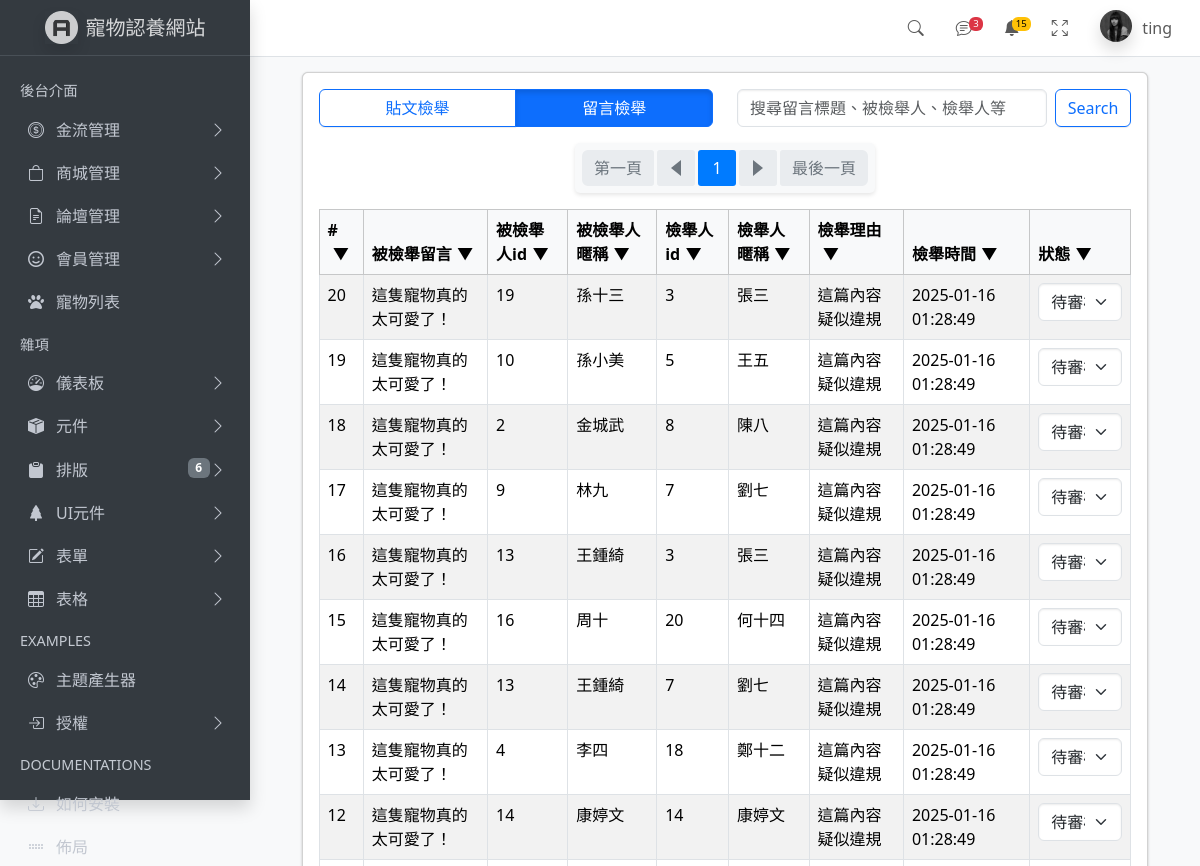
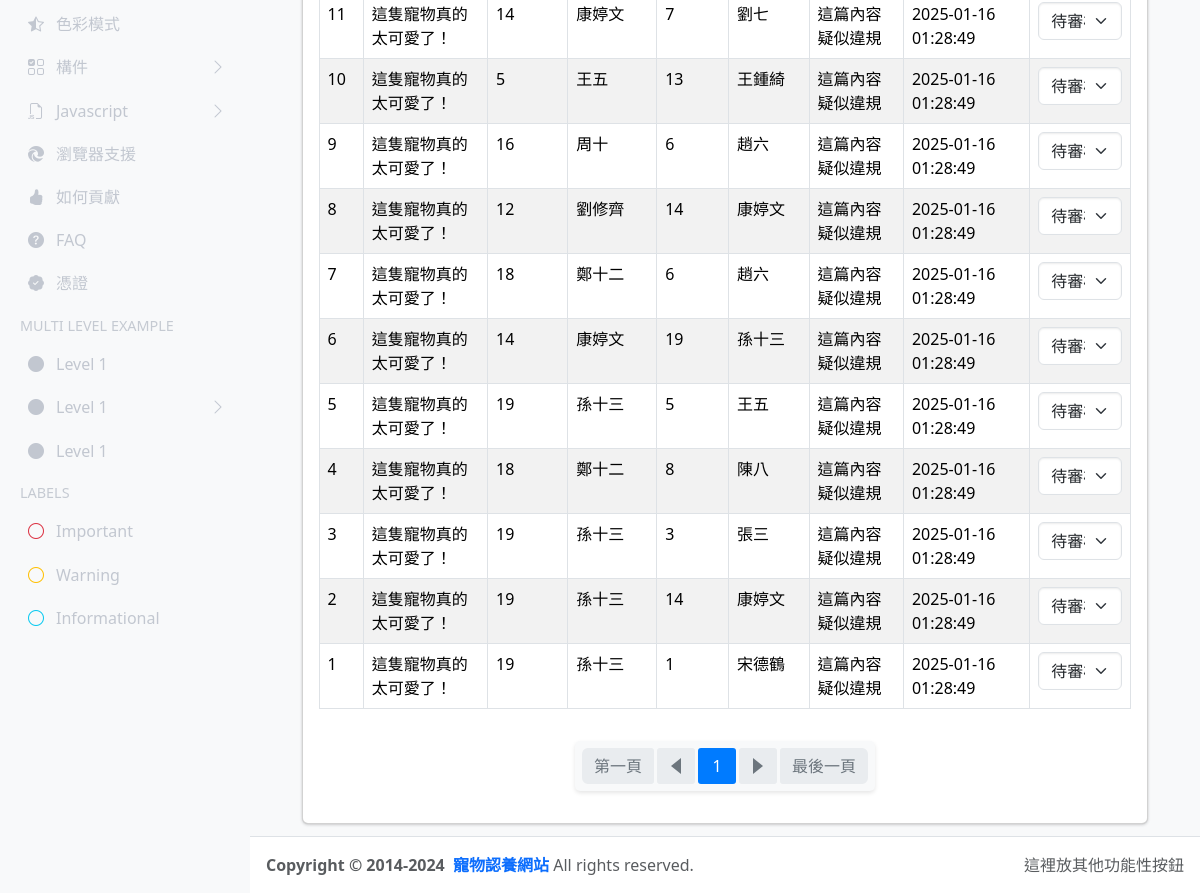
Screenshot of /dist/pages/forums/report_comment.php (signed in) with the database file from the repository (2 pictures, top to bottom).
### tables this page shows
CREATE TABLE `reports` (
  `id` int NOT NULL,
  `target_table` enum('post','comment') NOT NULL,
  `target_id` int NOT NULL,
  `reporter_id` int NOT NULL,
  `reason` text NOT NULL,
  `status` enum('待審核','審核通過','審核駁回') DEFAULT '待審核',
  `created_at` timestamp NULL DEFAULT CURRENT_TIMESTAMP
);

CREATE TABLE `comments` (
  `id` int NOT NULL,
  `body` text NOT NULL,
  `post_id` int NOT NULL,
  `user_id` int NOT NULL,
  `likes_count` int DEFAULT '0',
  `status` enum('已留言','被檢舉','已刪除') NOT NULL DEFAULT '已留言',
  `created_at` timestamp NULL DEFAULT CURRENT_TIMESTAMP,
  `updated_at` timestamp NULL DEFAULT CURRENT_TIMESTAMP ON UPDATE CURRENT_TIMESTAMP
);

CREATE TABLE `users` (
  `user_id` int NOT NULL,
  `user_email` varchar(255) NOT NULL,
  `user_password` varchar(255) NOT NULL,
  `user_name` varchar(255) NOT NULL,
  `user_number` varchar(255) NOT NULL,
  `user_address` varchar(255) NOT NULL,
  `user_birthday` date DEFAULT NULL,
  `user_level` varchar(255) DEFAULT NULL,
  `profile_picture` varchar(255) DEFAULT NULL,
  `user_status` varchar(255) DEFAULT NULL
);

### dist/pages/forums/report_comment.php (the view, shortened to what this page needs)
<?php require __DIR__ . '/../parts/init.php';
$perPage = 25;
$page = isset($_GET['page']) ? intval($_GET['page']) : 1;
$qs = [];
$keyword = isset($_GET['keyword']) ? $_GET['keyword'] : '';
$qs['keyword'] = $keyword;
$where = ' WHERE 1 ';
$t_sql = "SELECT COUNT(1) FROM reports
          JOIN comments ON reports.target_id = comments.id
          JOIN users ON comments.user_id = users.user_id
          JOIN users AS reporters ON reports.reporter_id = reporters.user_id
          $where";
$totalRows = $pdo->query($t_sql)->fetch(PDO::FETCH_NUM)[0];
$totalPages = ceil($totalRows / $perPage);
$rows = [];
if ($totalRows > 0) {
  $sql = sprintf(
    "SELECT reports.*, comments.user_id AS reports_user_id, comments.body AS reports_body, users.user_name AS reports_user_name, reporters.user_name AS target_name
    FROM reports
    JOIN comments ON reports.target_id = comments.id
    JOIN users ON comments.user_id = users.user_id
    JOIN users AS reporters ON reports.reporter_id = reporters.user_id
    %s
    ORDER BY reports.created_at DESC, reports.id DESC
    LIMIT %s, %s",
    $where,
    ($page - 1) * $perPage,
    $perPage
  );
  $rows = $pdo->query($sql)->fetchAll();
}
$pageRange = 2;
$startPage = max($page - $pageRange, 1);
$endPage = min($page + $pageRange, $totalPages);
?>
<?php include ROOT_PATH . 'dist/pages/parts/head.php' ?>
<body class="layout-fixed sidebar-expand-lg bg-body-tertiary">
  <div class="app-wrapper">
    <?php include ROOT_PATH . 'dist/pages/parts/navbar.php' ?>
    <?php include ROOT_PATH . 'dist/pages/parts/sidebar.php' ?>
    <br>
    <main class="app-main pt-5">
      <div class="container-fluid">
        <div class="row justify-content-center">
          <div class="col-lg-11 col-xl-11">
            <div class="card">
              <div class="card-body">
                <div class="row mb-3">
                  <div class="col-md-6 mb-2 mb-md-0">
                    <div class="btn-group w-100" role="group" aria-label="Report type">
                      <a href="/midtern/dist/pages/forums/report.php" class="btn btn-outline-primary">貼文檢舉</a>
                      <a href="/midtern/dist/pages/forums/report_comment.php" class="btn btn-outline-primary active">留言檢舉</a>
                    </div>
                  </div>
                  <div class="col-md-6">
                    <form class="d-flex" role="search" id="searchForm">
                      <input class="form-control me-2"
                        id="searchInput"
                        name="keyword"
                        value="<?= empty($_GET['keyword']) ? '' : htmlentities($_GET['keyword']) ?>"
                        type="search" placeholder="搜尋留言標題、被檢舉人、檢舉人等" aria-label="Search">
                      <button class="btn btn-outline-primary" type="submit">Search</button>
                    </form>
                  </div>
                </div>
                <div class="d-flex justify-content-center mt-3">
                  <nav aria-label="Page navigation" class="custom-pagination">
                    <ul class="pagination">
                      <li class="page-item <?= $page == 1 ? 'disabled' : '' ?>">
                        <a class="page-link" href="?<?php $qs['page'] = 1;
                                                    echo http_build_query($qs); ?>" aria-label="First">第一頁</a>
                      </li>
                      <li class="page-item <?= $page == 1 ? 'disabled' : '' ?>">
                        <a class="page-link prev-page" href="?<?php $qs['page'] = max(1, $page - 1);
                                                              echo http_build_query($qs); ?>" aria-label="Previous">
                          <span class="triangle-left"></span>
                        </a>
                      </li>
                      <?php for ($i = $startPage; $i <= $endPage; $i++): ?>
                        <li class="page-item <?= $i == $page ? 'active' : '' ?>">
                          <a class="page-link" href="?<?php $qs['page'] = $i;
                                                      echo http_build_query($qs); ?>"><?= $i ?></a>
                        </li>
                      <?php endfor; ?>
                      <li class="page-item <?= $page == $totalPages ? 'disabled' : '' ?>">
                        <a class="page-link next-page" href="?<?php $qs['page'] = min($totalPages, $page + 1);
                                                              echo http_build_query($qs); ?>" aria-label="Next">
                          <span class="triangle-right"></span>
                        </a>
                      </li>
                      <li class="page-item <?= $page == $totalPages ? 'disabled' : '' ?>">
                        <a class="page-link" href="?<?php $qs['page'] = $totalPages;
                                                    echo http_build_query($qs); ?>" aria-label="Last">最後一頁</a>
                      </li>
                    </ul>
                  </nav>
                </div>
                <div class="table-responsive">
                  <table class="table table-bordered table-striped table-hover">
                    <thead class="table-light">
                      <tr>
                        <th>#<span class="sort-icon" data-column="id"></span></th>
                        <th>被檢舉留言<span class="sort-icon" data-column="reports_body"></span></th>
                        <th>被檢舉人id<span class="sort-icon" data-column="reports_user_id"></span></th>
                        <th>被檢舉人暱稱<span class="sort-icon" data-column="reports_user_name"></span></th>
                        <th>檢舉人id<span class="sort-icon" data-column="reporter_id"></span></th>
                        <th>檢舉人暱稱<span class="sort-icon" data-column="target_name"></span></th>
                        <th>檢舉理由<span class="sort-icon"></span></th>
                        <th>檢舉時間<span class="sort-icon" data-column="created_at"></span></th>
                        <th>狀態<span class="sort-icon" data-column="status"></span></th>
                      </tr>
                    </thead>
                    <tbody>
                      <?php foreach ($rows as $r): ?>
                        <tr>
                          <td><?= $r['id'] ?></td>
                          <td><?= htmlentities($r['reports_body']) ?></td>
                          <td><?= htmlentities($r['reports_user_id']) ?></td>
                          <td><?= htmlentities($r['reports_user_name']) ?></td>
                          <td><?= htmlentities($r['reporter_id']) ?></td>
                          <td><?= htmlentities($r['target_name']) ?></td>
                          <td><?= htmlentities($r['reason']) ?></td>
                          <td><?= htmlentities($r['created_at']) ?></td>
                          <td>
                            <select class="form-select status-select" data-id="<?= $r['id'] ?>">
                              <option value="待審核" <?= $r['status'] == '待審核' ? 'selected' : '' ?>>待審核</option>
                            </select>
                          </td>
                        </tr>
                      <?php endforeach; ?>
                    </tbody>
                  </table>
                </div>
                <div class="d-flex justify-content-center mt-3">
                  <nav aria-label="Page navigation" class="custom-pagination">
                    <ul class="pagination">
                      <li class="page-item <?= $page == 1 ? 'disabled' : '' ?>">
                        <a class="page-link" href="?<?php $qs['page'] = 1;
                                                    echo http_build_query($qs); ?>" aria-label="First">第一頁</a>
                      </li>
                      <li class="page-item <?= $page == 1 ? 'disabled' : '' ?>">
                        <a class="page-link prev-page" href="?<?php $qs['page'] = max(1, $page - 1);
                                                              echo http_build_query($qs); ?>" aria-label="Previous">
                          <span class="triangle-left"></span>
                        </a>
                      </li>
                      <?php for ($i = $startPage; $i <= $endPage; $i++): ?>
                        <li class="page-item <?= $i == $page ? 'active' : '' ?>">
                          <a class="page-link" href="?<?php $qs['page'] = $i;
                                                      echo http_build_query($qs); ?>"><?= $i ?></a>
                        </li>
                      <?php endfor; ?>
                      <li class="page-item <?= $page == $totalPages ? 'disabled' : '' ?>">
                        <a class="page-link next-page" href="?<?php $qs['page'] = min($totalPages, $page + 1);
                                                              echo http_build_query($qs); ?>" aria-label="Next">
                          <span class="triangle-right"></span>
                        </a>
                      </li>
                      <li class="page-item <?= $page == $totalPages ? 'disabled' : '' ?>">
                        <a class="page-link" href="?<?php $qs['page'] = $totalPages;
                                                    echo http_build_query($qs); ?>" aria-label="Last">最後一頁</a>
                      </li>
                    </ul>
                  </nav>
                </div>
              </div>
            </div>
          </div>
        </div>
      </div>
    </main>
    <?php include ROOT_PATH . 'dist/pages/parts/footer.php' ?>
  </div>
</body>
</html>

### dist/pages/forums/report_comment.php (style rules this page uses)
.custom-pagination .pagination { display: inline-flex; flex-wrap: wrap; justify-content: center; background-color: #f8f9fa; padding: 5px; border-radius: 5px; box-shadow: 0 2px 4px rgba(0, 0, 0, 0.1); }
.custom-pagination .page-item { margin: 2px; }
.custom-pagination .page-link { border: none; color: #495057; border-radius: 3px; padding: 6px 12px; display: flex; align-items: center; justify-content: center; transition: all 0.3s ease; min-width: 38px; text-align: center; }
.custom-pagination .page-item.active .page-link, .custom-pagination .page-link:hover:not(.disabled) { background-color: #007bff; color: #fff; }
.custom-pagination .page-item.disabled .page-link { color: #6c757d; pointer-events: none; background-color: #e9ecef; }
.triangle-left, .triangle-right { width: 0; height: 0; border-top: 8px solid transparent; border-bottom: 8px solid transparent; position: relative; top: 0px; }
.triangle-left { border-right: 10px solid #495057; }
.triangle-right { border-left: 10px solid #495057; }
.page-item.disabled .triangle-left { border-right-color: #6c757d; }
.page-item.disabled .triangle-right { border-left-color: #6c757d; }
.prev-page, .next-page { padding: 6px 8px; display: flex; align-items: center; justify-content: center; height: 100%; }
.sort-icon { display: inline-block; margin-left: 5px; cursor: pointer; color: black; user-select: none; }
.sort-icon:not(.asc)::after { content: '▼'; }

### rows the page displays
reports: id "20", comments.body "這隻寵物真的太可愛了！", comments.user_id "19", users.user_name "孫十三", reporter "3", reporter.user_name "張三", reason "這篇內容疑似違規", created_at "2025-01-16 01:28:49", status+id "待審核"
reports: id "19", comments.body "這隻寵物真的太可愛了！", comments.user_id "10", users.user_name "孫小美", reporter "5", reporter.user_name "王五", reason "這篇內容疑似違規", created_at "2025-01-16 01:28:49", status+id "待審核"
reports: id "18", comments.body "這隻寵物真的太可愛了！", comments.user_id "2", users.user_name "金城武", reporter "8", reporter.user_name "陳八", reason "這篇內容疑似違規", created_at "2025-01-16 01:28:49", status+id "待審核"
reports: id "17", comments.body "這隻寵物真的太可愛了！", comments.user_id "9", users.user_name "林九", reporter "7", reporter.user_name "劉七", reason "這篇內容疑似違規", created_at "2025-01-16 01:28:49", status+id "待審核"
reports: id "16", comments.body "這隻寵物真的太可愛了！", comments.user_id "13", users.user_name "王鍾綺", reporter "3", reporter.user_name "張三", reason "這篇內容疑似違規", created_at "2025-01-16 01:28:49", status+id "待審核"
reports: id "15", comments.body "這隻寵物真的太可愛了！", comments.user_id "16", users.user_name "周十", reporter "20", reporter.user_name "何十四", reason "這篇內容疑似違規", created_at "2025-01-16 01:28:49", status+id "待審核"
reports: id "14", comments.body "這隻寵物真的太可愛了！", comments.user_id "13", users.user_name "王鍾綺", reporter "7", reporter.user_name "劉七", reason "這篇內容疑似違規", created_at "2025-01-16 01:28:49", status+id "待審核"
reports: id "13", comments.body "這隻寵物真的太可愛了！", comments.user_id "4", users.user_name "李四", reporter "18", reporter.user_name "鄭十二", reason "這篇內容疑似違規", created_at "2025-01-16 01:28:49", status+id "待審核"
reports: id "12", comments.body "這隻寵物真的太可愛了！", comments.user_id "14", reporter.user_name "康婷文", reporter "14", reason "這篇內容疑似違規", created_at "2025-01-16 01:28:49", status+id "待審核"
reports: id "11", comments.body "這隻寵物真的太可愛了！", comments.user_id "14", users.user_name "康婷文", reporter "7", reporter.user_name "劉七", reason "這篇內容疑似違規", created_at "2025-01-16 01:28:49", status+id "待審核"
reports: id "10", comments.body "這隻寵物真的太可愛了！", comments.user_id "5", users.user_name "王五", reporter "13", reporter.user_name "王鍾綺", reason "這篇內容疑似違規", created_at "2025-01-16 01:28:49", status+id "待審核"
reports: id "9", comments.body "這隻寵物真的太可愛了！", comments.user_id "16", users.user_name "周十", reporter "6", reporter.user_name "趙六", reason "這篇內容疑似違規", created_at "2025-01-16 01:28:49", status+id "待審核"
reports: id "8", comments.body "這隻寵物真的太可愛了！", comments.user_id "12", users.user_name "劉修齊", reporter "14", reporter.user_name "康婷文", reason "這篇內容疑似違規", created_at "2025-01-16 01:28:49", status+id "待審核"
reports: id "7", comments.body "這隻寵物真的太可愛了！", comments.user_id "18", users.user_name "鄭十二", reporter "6", reporter.user_name "趙六", reason "這篇內容疑似違規", created_at "2025-01-16 01:28:49", status+id "待審核"
reports: id "6", comments.body "這隻寵物真的太可愛了！", comments.user_id "14", users.user_name "康婷文", reporter "19", reporter.user_name "孫十三", reason "這篇內容疑似違規", created_at "2025-01-16 01:28:49", status+id "待審核"
reports: id "5", comments.body "這隻寵物真的太可愛了！", comments.user_id "19", users.user_name "孫十三", reporter "5", reporter.user_name "王五", reason "這篇內容疑似違規", created_at "2025-01-16 01:28:49", status+id "待審核"
reports: id "4", comments.body "這隻寵物真的太可愛了！", comments.user_id "18", users.user_name "鄭十二", reporter "8", reporter.user_name "陳八", reason "這篇內容疑似違規", created_at "2025-01-16 01:28:49", status+id "待審核"
reports: id "3", comments.body "這隻寵物真的太可愛了！", comments.user_id "19", users.user_name "孫十三", reporter "3", reporter.user_name "張三", reason "這篇內容疑似違規", created_at "2025-01-16 01:28:49", status+id "待審核"
reports: id "2", comments.body "這隻寵物真的太可愛了！", comments.user_id "19", users.user_name "孫十三", reporter "14", reporter.user_name "康婷文", reason "這篇內容疑似違規", created_at "2025-01-16 01:28:49", status+id "待審核"
reports: id "1", comments.body "這隻寵物真的太可愛了！", comments.user_id "19", users.user_name "孫十三", reporter "1", reporter.user_name "宋德鶴", reason "這篇內容疑似違規", created_at "2025-01-16 01:28:49", status+id "待審核"

### other values shown
$current_account "ting"
